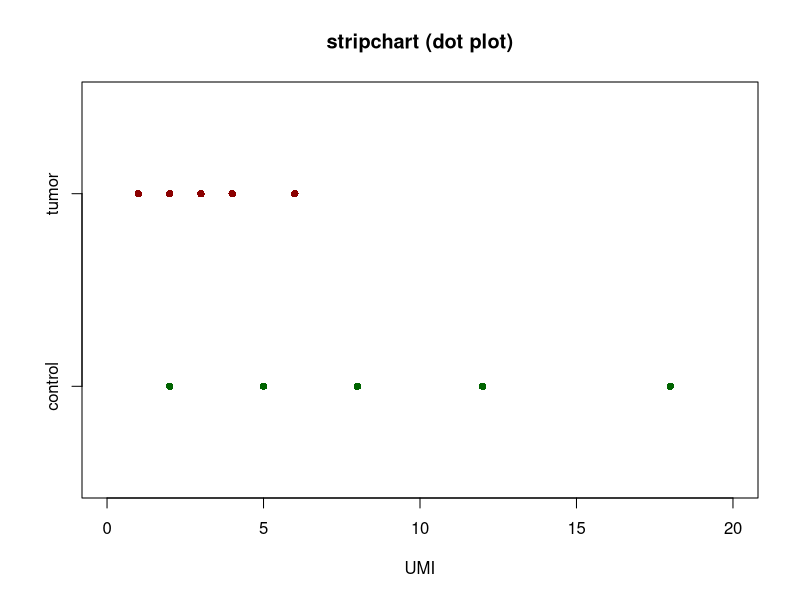

This chart was generated by the following R code:
png("dot_plot.png", width = 900, height = 600)

v <- c(2, 5, 8, 12, 18, 1, 2, 3, 4, 6)              # UMI, 10 spots
g <- rep(c("control", "tumor"), each = 5)           # 5 + 5

stripchart(v ~ g, method = "stack", main = "stripchart (dot plot)",
           xlab = "UMI", pch = 16, col = c("darkgreen", "darkred"),
           xlim = c(0, 20), ylim = c(0.5, 2.5))

dev.off()
